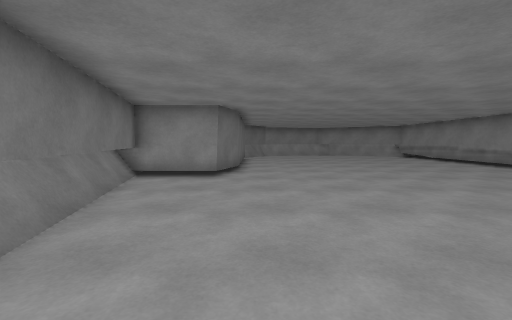
[1] (above)

14 first-person views from a walk through a Unity game level. The camera is 1.2 m above the floor, tilts 4° down and sees 90° across. The floor is counted in squares, 1 m on a side. Each view is taken from the middle of a square. On the plan, view 1 faces up. The plan holds only what a view shows up to about 12 squares ahead; the rest is blank. The place goes on beyond the plan. Surface patterns are stand-ins for the level's own textures.

[2]
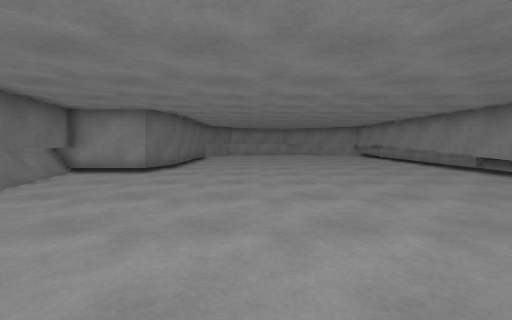

[3]
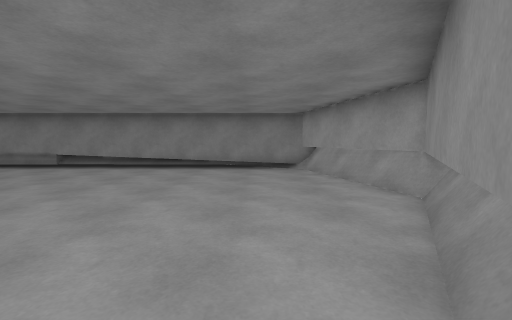

[4]
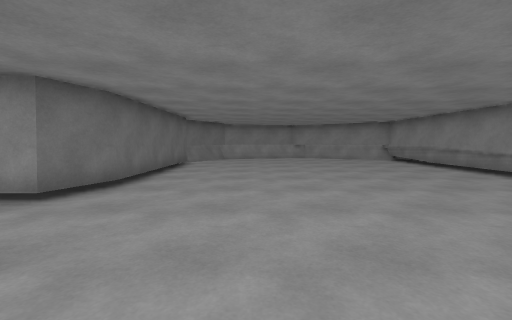

[5]
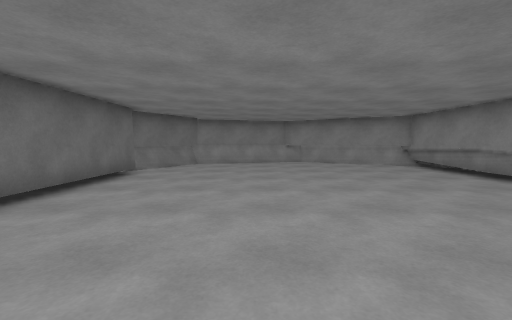

[6]
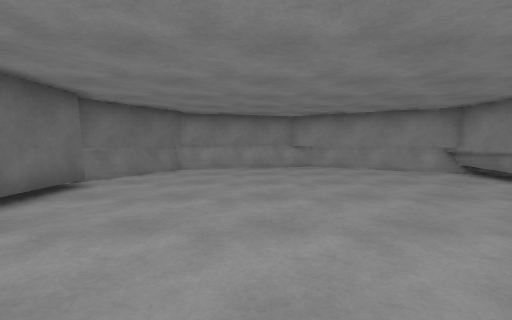

[7]
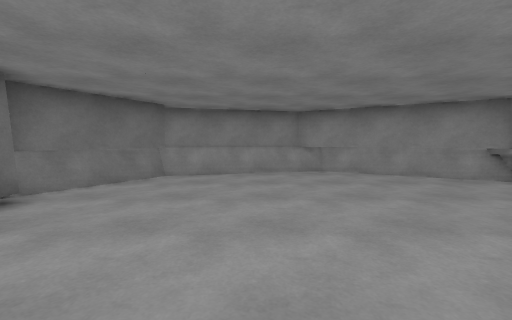

[8]
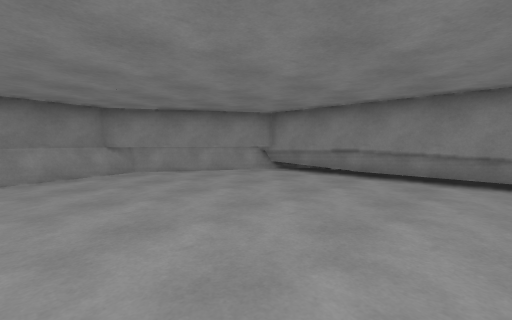

[9]
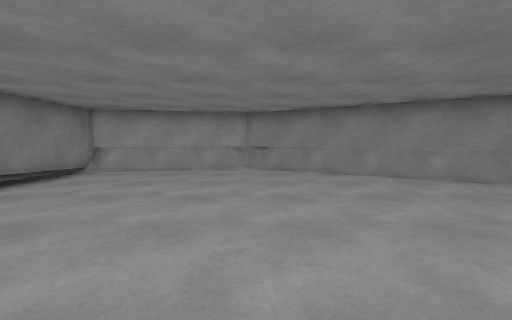

[10]
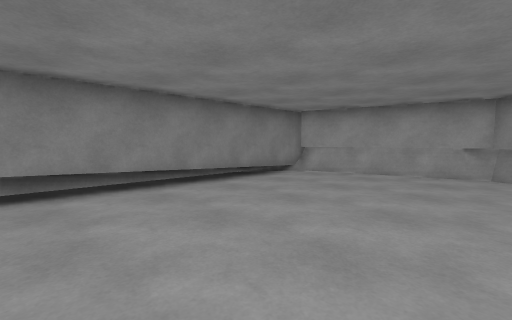

[11]
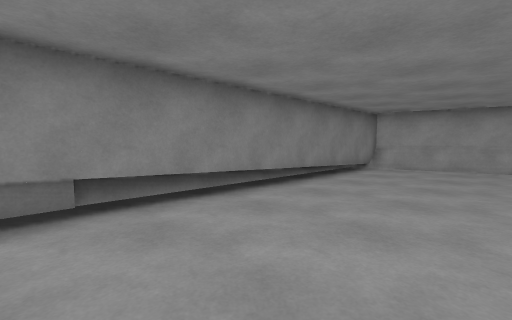

[12]
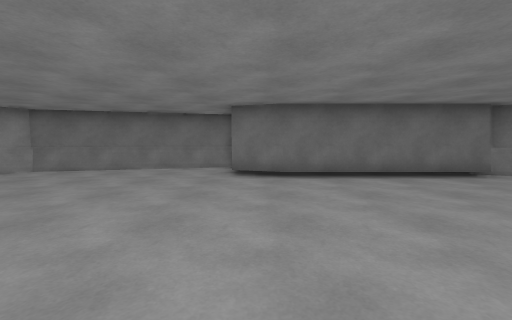

[13]
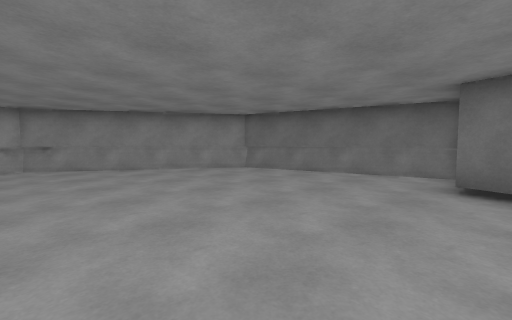

[14]
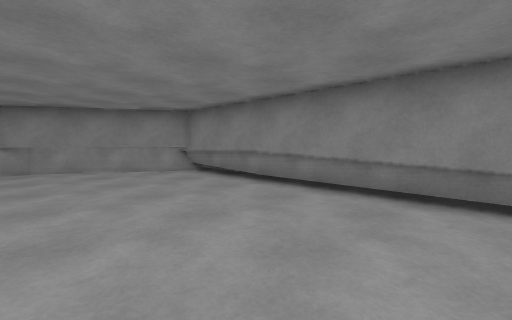

### Floor plan
Points are (right, up) in squares from view 1. A wall is a line through its corners. A room is listed if a view was taken in it or the views show most of it. See-through windows are left out.
Room 1 (views 1, 2, 3, 4, 5, 6, 7, 8, 9, 10, 11, 12, 13, 14)
walls: (-4.3, 9.1) (-2.2, 1) (5.4, -3.6) (11.4, -2.1); (-0.8, 18.1) (-0.8, 10.9) (-1.4, 9.1) (-4.5, 9.1); (11.7, 20.5) (5.8, 24.1); (0.9, 22.1) (-1.3, 18.4); (11.6, -2.7) (11.6, 21.5); (6.7, 24.3) (0.5, 22.7)
low walls: (11.8, 9.1) (11.8, 21.2) (6.7, 24.3); (-4.5, 9.1) (-2.4, 0.8) (5.4, -3.8) (11.5, -2.3) (11.7, -1.9); (-4.5, 8.3) (-2.6, 0.7) (5.4, -4.1); (-4.5, 7.4) (-2.8, 0.6) (5.2, -4.1) (11.6, -2.5); (-0.5, 20.4) (-1.5, 18.7); (12.1, 20.6) (7.4, 23.4); (1.6, 22.4) (0.6, 22.2); (11.8, 21.1) (6.8, 24) (0.7, 22.5) (-0.4, 20.5); (0.5, 22.4) (-1.7, 18.8); (0.5, 22.7) (-1.7, 19); (5.6, 23.5) (1.7, 22.5); (7.3, 23.4) (6.8, 23.8) (5.7, 23.5); (5.2, -4.3) (11.6, -2.7)

Positions as (right, up) in squares from view 1, and headings:
1: (0, 0), facing up
2: (3, -1), facing up
3: (0, 0), facing right
4: (3, 4), facing up
5: (4, 8), facing up
6: (4, 11), facing up
7: (4, 13), facing up
8: (3, 13), facing up-right
9: (5, 8), facing down
10: (5, 7), facing down-right
11: (7, 10), facing down-right
12: (8, 10), facing left
13: (6, 10), facing down-left
14: (6, 11), facing up-right
